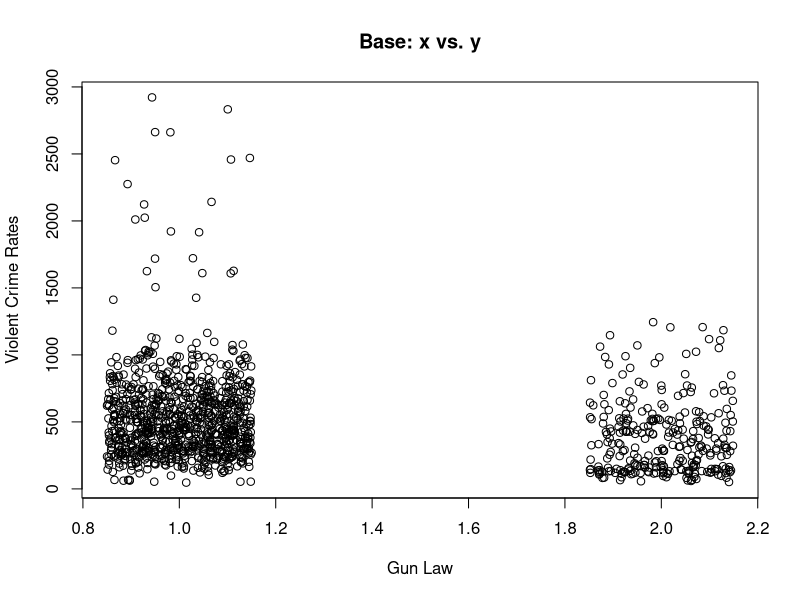
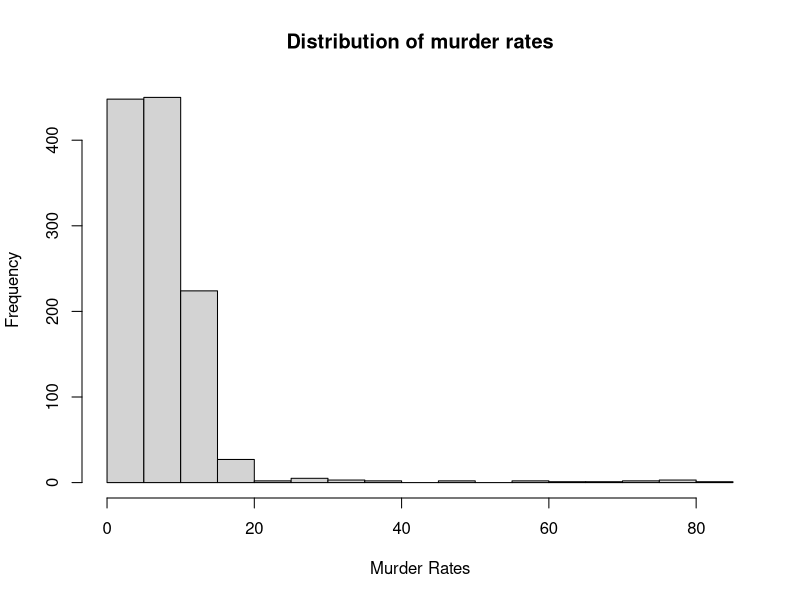
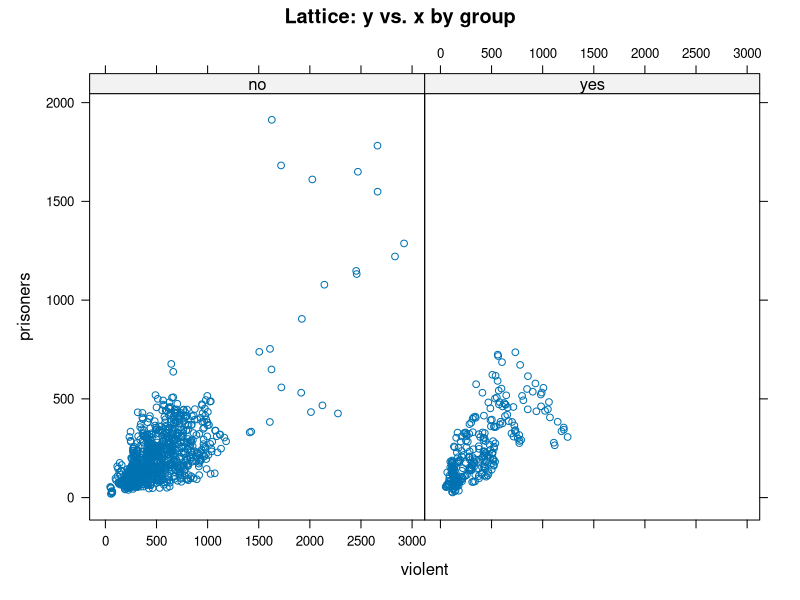
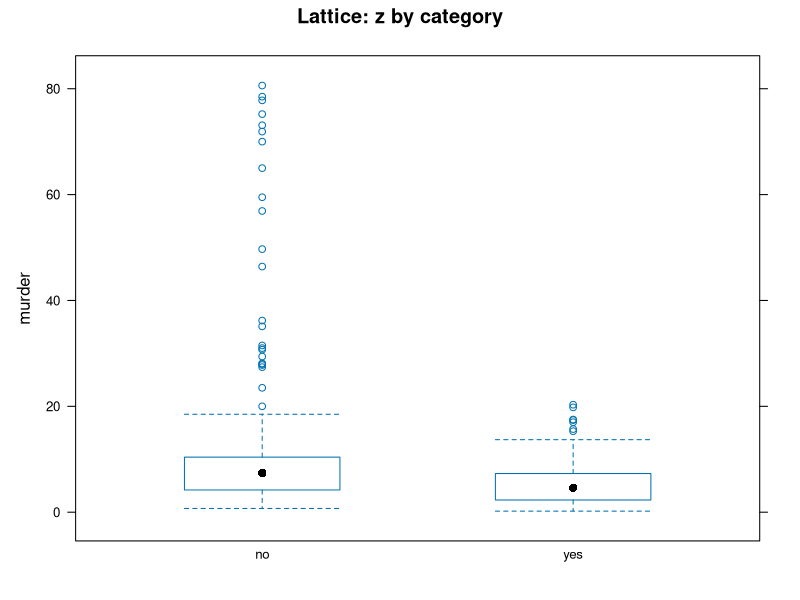
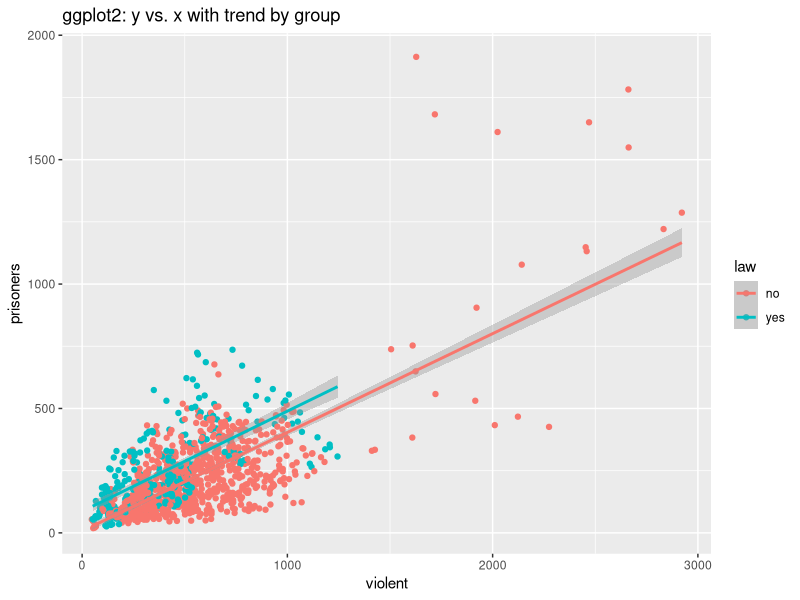
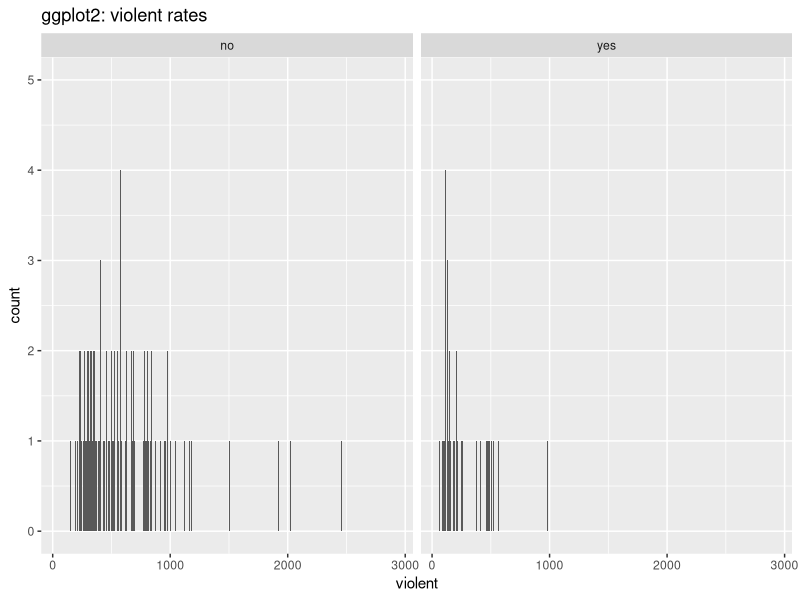

These figures' R source, in order:
# dylan hernandez-alamilla
# LIS 4370
# setwd("~/Documents/R_Programming")
# getwd()

# install.packages("AER")
library("AER")
data("Guns", package = "AER")
head(Guns)
# install.packages("lattice")
library("lattice")
# install.packages("ggplot2")
library("ggplot2")
# Base R plots
plot(jitter(as.numeric(Guns$law), amount = 0.15), Guns$violent,
     main = "Base: x vs. y",
     xlab = "Gun Law",
     ylab = "Violent Crime Rates")

hist(Guns$murder,
     xlab = "Murder Rates",
     main = "Distribution of murder rates")
# murder rate is right skewed and shows that the murder rate floats around
# 0-20 murders per 100,000 people with a far higher number of observations
# than in the outliers of higher murder rates (40-80 murders per 100,000 people)

# Lattice R plots
xyplot(prisoners ~ violent | law,
       data = Guns,
       main = "Lattice: y vs. x by group")
bwplot(murder ~ factor(law),
       data = Guns,
       main = "Lattice: z by category")
# GGPlot R plots
ggplot(Guns, aes(x = violent, y = prisoners, color = law)) +
  geom_point() +
  geom_smooth(method = "lm") +
  labs(title = "ggplot2: y vs. x with trend by group")
ggplot(Guns, aes(x = violent)) +
  geom_histogram(binwidth = 1) +
  facet_wrap(~ law) +
  labs(title = "ggplot2: violent rates ")
